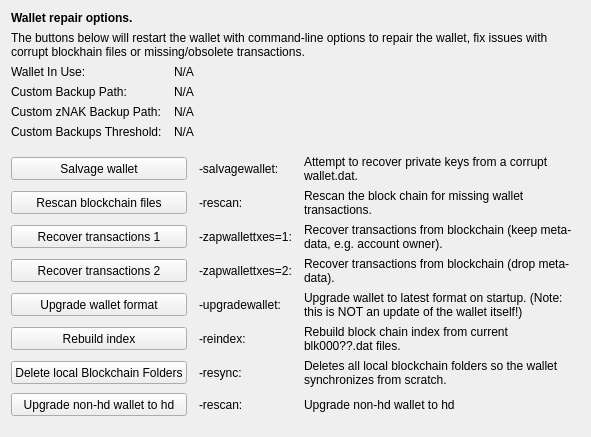
     <widget class="QWidget" name="tab_repair">
      <attribute name="title">
       <string>&amp;Wallet Repair</string>
      </attribute>
      <layout class="QGridLayout" name="gridLayout_4" columnstretch="0,0,0,0">
       <property name="horizontalSpacing">
        <number>12</number>
       </property>
       <item row="0" column="0" colspan="4">
        <widget class="QLabel" name="label_repair_header">
         <property name="font">
          <font>
           <weight>75</weight>
           <bold>true</bold>
          </font>
         </property>
         <property name="text">
          <string>Wallet repair options.</string>
         </property>
        </widget>
       </item>
       <item row="1" column="0" colspan="4">
        <widget class="QLabel" name="label_repair_helptext">
         <property name="font">
          <font>
           <weight>50</weight>
           <bold>false</bold>
          </font>
         </property>
         <property name="text">
          <string>The buttons below will restart the wallet with command-line options to repair the wallet, fix issues with corrupt blockhain files or missing/obsolete transactions.</string>
         </property>
         <property name="wordWrap">
          <bool>true</bool>
         </property>
        </widget>
       </item>
       <item row="2" column="0">
        <widget class="QLabel" name="wallet_path_label">
         <property name="text">
          <string>Wallet In Use:</string>
         </property>
        </widget>
       </item>
       <item row="2" column="1" colspan="3">
        <widget class="QLabel" name="wallet_path">
         <property name="cursor">
          <cursorShape>IBeamCursor</cursorShape>
         </property>
         <property name="text">
          <string>N/A</string>
         </property>
         <property name="textFormat">
          <enum>Qt::PlainText</enum>
         </property>
         <property name="textInteractionFlags">
          <set>Qt::LinksAccessibleByMouse|Qt::TextSelectableByKeyboard|Qt::TextSelectableByMouse</set>
         </property>
        </widget>
       </item>
       <item row="3" column="0">
        <widget class="QLabel" name="wallet_custombackuppath_label">
         <property name="text">
          <string>Custom Backup Path:</string>
         </property>
         <property name="visible">
          <bool>false</bool>
         </property>
        </widget>
       </item>
       <item row="3" column="1" colspan="3">
        <widget class="QLabel" name="wallet_custombackuppath">
         <property name="cursor">
          <cursorShape>IBeamCursor</cursorShape>
         </property>
         <property name="text">
          <string>N/A</string>
         </property>
         <property name="textFormat">
          <enum>Qt::PlainText</enum>
         </property>
         <property name="textInteractionFlags">
          <set>Qt::LinksAccessibleByMouse|Qt::TextSelectableByKeyboard|Qt::TextSelectableByMouse</set>
         </property>
         <property name="visible">
          <bool>false</bool>
         </property>
        </widget>
       </item>
       <item row="4" column="0">
        <widget class="QLabel" name="wallet_customznakbackuppath_label">
         <property name="text">
          <string>Custom zNAK Backup Path:</string>
         </property>
         <property name="visible">
          <bool>false</bool>
         </property>
        </widget>
       </item>
       <item row="4" column="1" colspan="3">
        <widget class="QLabel" name="wallet_customznakbackuppath">
         <property name="cursor">
          <cursorShape>IBeamCursor</cursorShape>
         </property>
         <property name="text">
          <string>N/A</string>
         </property>
         <property name="textFormat">
          <enum>Qt::PlainText</enum>
         </property>
         <property name="textInteractionFlags">
          <set>Qt::LinksAccessibleByMouse|Qt::TextSelectableByKeyboard|Qt::TextSelectableByMouse</set>
         </property>
         <property name="visible">
          <bool>false</bool>
         </property>
        </widget>
       </item>
       <item row="5" column="0">
        <widget class="QLabel" name="wallet_custombackupthreshold_label">
         <property name="text">
          <string>Custom Backups Threshold:</string>
         </property>
         <property name="visible">
          <bool>false</bool>
         </property>
        </widget>
       </item>
       <item row="5" column="1" colspan="3">
        <widget class="QLabel" name="wallet_custombackupthreshold">
         <property name="cursor">
          <cursorShape>IBeamCursor</cursorShape>
         </property>
         <property name="text">
          <string>N/A</string>
         </property>
         <property name="textFormat">
          <enum>Qt::PlainText</enum>
         </property>
         <property name="textInteractionFlags">
          <set>Qt::LinksAccessibleByMouse|Qt::TextSelectableByKeyboard|Qt::TextSelectableByMouse</set>
         </property>
         <property name="visible">
          <bool>false</bool>
         </property>
        </widget>
       </item>
       <item row="6" column="0">
        <spacer name="verticalSpacer_repair1">
         <property name="orientation">
          <enum>Qt::Vertical</enum>
         </property>
         <property name="sizeHint" stdset="0">
          <size>
           <width>10</width>
           <height>10</height>
          </size>
         </property>
        </spacer>
       </item>
       <item row="7" column="0" colspan="2">
        <widget class="QPushButton" name="btn_salvagewallet">
         <property name="minimumSize">
          <size>
           <width>100</width>
           <height>23</height>
          </size>
         </property>
         <property name="text">
          <string>Salvage wallet</string>
         </property>
        </widget>
       </item>
       <item row="7" column="2">
        <widget class="QLabel" name="label_repair_salvage_command">
         <property name="text">
          <string notr="true">-salvagewallet:</string>
         </property>
        </widget>
       </item>
       <item row="7" column="3">
        <widget class="QLabel" name="label_repair_salvage">
         <property name="text">
          <string>Attempt to recover private keys from a corrupt wallet.dat.</string>
         </property>
         <property name="wordWrap">
          <bool>true</bool>
         </property>
        </widget>
       </item>
       <item row="8" column="0" colspan="2">
        <widget class="QPushButton" name="btn_rescan">
         <property name="minimumSize">
          <size>
           <width>100</width>
           <height>23</height>
          </size>
         </property>
         <property name="text">
          <string>Rescan blockchain files</string>
         </property>
        </widget>
       </item>
       <item row="8" column="2">
        <widget class="QLabel" name="label_repair_rescan_command">
         <property name="text">
          <string notr="true">-rescan:</string>
         </property>
        </widget>
       </item>
       <item row="8" column="3">
        <widget class="QLabel" name="label_repair_rescan">
         <property name="text">
          <string>Rescan the block chain for missing wallet transactions.</string>
         </property>
         <property name="wordWrap">
          <bool>true</bool>
         </property>
        </widget>
       </item>
       <item row="9" column="0" colspan="2">
        <widget class="QPushButton" name="btn_zapwallettxes1">
         <property name="minimumSize">
          <size>
           <width>100</width>
           <height>23</height>
          </size>
         </property>
         <property name="text">
          <string>Recover transactions 1</string>
         </property>
        </widget>
       </item>
       <item row="9" column="2">
        <widget class="QLabel" name="label_repair_zap1_command">
         <property name="text">
          <string notr="true">-zapwallettxes=1:</string>
         </property>
        </widget>
       </item>
       <item row="9" column="3">
        <widget class="QLabel" name="label_repair_zap1">
         <property name="text">
          <string>Recover transactions from blockchain (keep meta-data, e.g. account owner).</string>
         </property>
         <property name="wordWrap">
          <bool>true</bool>
         </property>
        </widget>
       </item>
       <item row="10" column="0" colspan="2">
        <widget class="QPushButton" name="btn_zapwallettxes2">
         <property name="minimumSize">
          <size>
           <width>100</width>
           <height>23</height>
          </size>
         </property>
         <property name="text">
          <string>Recover transactions 2</string>
         </property>
        </widget>
       </item>
       <item row="10" column="2">
        <widget class="QLabel" name="label_repair_zap2_command">
         <property name="text">
          <string notr="true">-zapwallettxes=2:</string>
         </property>
        </widget>
       </item>
       <item row="10" column="3">
        <widget class="QLabel" name="label_repair_zap2">
         <property name="text">
          <string>Recover transactions from blockchain (drop meta-data).</string>
         </property>
         <property name="wordWrap">
          <bool>true</bool>
         </property>
        </widget>
       </item>
       <item row="11" column="0" colspan="2">
        <widget class="QPushButton" name="btn_upgradewallet">
         <property name="minimumSize">
          <size>
           <width>100</width>
           <height>23</height>
          </size>
         </property>
         <property name="text">
          <string>Upgrade wallet format</string>
         </property>
        </widget>
       </item>
       <item row="11" column="2">
        <widget class="QLabel" name="label_repair_upgrade_command">
         <property name="text">
          <string notr="true">-upgradewallet:</string>
         </property>
        </widget>
       </item>
       <item row="11" column="3">
        <widget class="QLabel" name="label_repair_upgrade">
         <property name="text">
          <string>Upgrade wallet to latest format on startup. (Note: this is NOT an update of the wallet itself!)</string>
         </property>
         <property name="wordWrap">
          <bool>true</bool>
         </property>
        </widget>
       </item>
       <item row="12" column="0" colspan="2">
        <widget class="QPushButton" name="btn_reindex">
         <property name="minimumSize">
          <size>
           <width>100</width>
           <height>23</height>
          </size>
         </property>
         <property name="text">
          <string>Rebuild index</string>
         </property>
        </widget>
       </item>
       <item row="12" column="2">
        <widget class="QLabel" name="label_repair_reindex_command">
         <property name="text">
          <string notr="true">-reindex:</string>
         </property>
        </widget>
       </item>
       <item row="12" column="3">
        <widget class="QLabel" name="label_repair_reindex">
         <property name="text">
          <string>Rebuild block chain index from current blk000??.dat files.</string>
         </property>
         <property name="wordWrap">
          <bool>true</bool>
         </property>
        </widget>
       </item>
       <item row="13" column="0" colspan="2">
        <widget class="QPushButton" name="btn_resync">
         <property name="minimumSize">
          <size>
           <width>100</width>
           <height>23</height>
          </size>
         </property>
         <property name="text">
          <string>Delete local Blockchain Folders</string>
         </property>
        </widget>
       </item>
       <item row="13" column="2">
        <widget class="QLabel" name="label_repair_resync_command">
         <property name="text">
          <string>-resync:</string>
         </property>
        </widget>
       </item>
       <item row="13" column="3">
        <widget class="QLabel" name="label_repair_resync">
         <property name="text">
          <string>Deletes all local blockchain folders so the wallet synchronizes from scratch.</string>
         </property>
         <property name="wordWrap">
          <bool>true</bool>
         </property>
        </widget>
       </item>
       <item row="14" column="0" colspan="2">
        <widget class="QPushButton" name="btn_convert_to_hd_Wallet">
         <property name="minimumSize">
          <size>
           <width>100</width>
           <height>23</height>
          </size>
         </property>
         <property name="text">
          <string>Upgrade non-hd wallet to hd</string>
         </property>
        </widget>
       </item>
       <item row="14" column="2">
        <widget class="QLabel" name="label_convert_to_hd_Wallet_command">
         <property name="text">
          <string>-rescan:</string>
         </property>
        </widget>
       </item>
       <item row="14" column="3">
        <widget class="QLabel" name="label_convert_to_hd_Wallet">
         <property name="text">
          <string>Upgrade non-hd wallet to hd</string>
         </property>
         <property name="wordWrap">
          <bool>true</bool>
         </property>
        </widget>
       </item>
       <item row="15" column="0">
        <spacer name="verticalSpacer_repair2">
         <property name="orientation">
          <enum>Qt::Vertical</enum>
         </property>
         <property name="sizeHint" stdset="0">
          <size>
           <width>20</width>
           <height>10</height>
          </size>
         </property>
        </spacer>
       </item>
      </layout>
     </widget>
